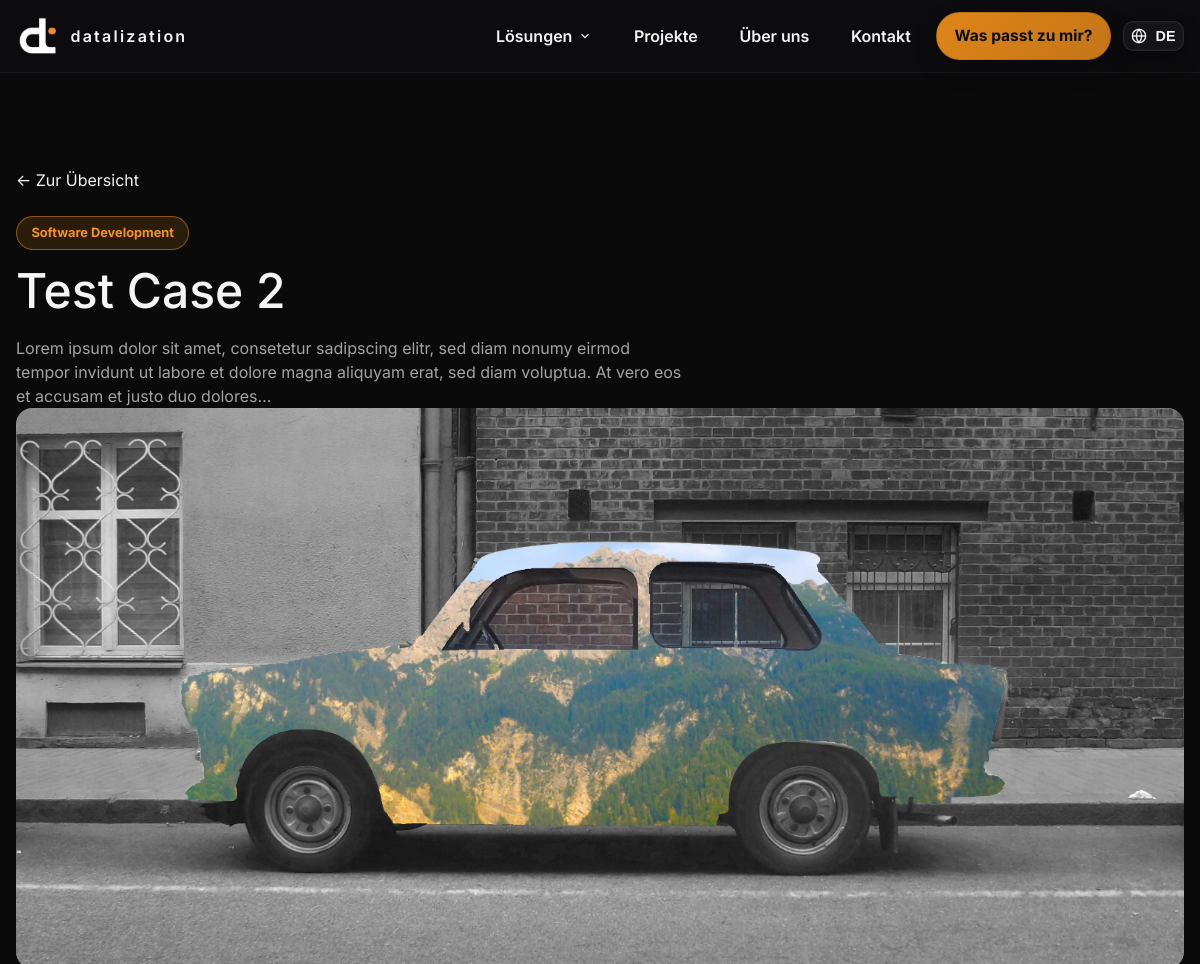
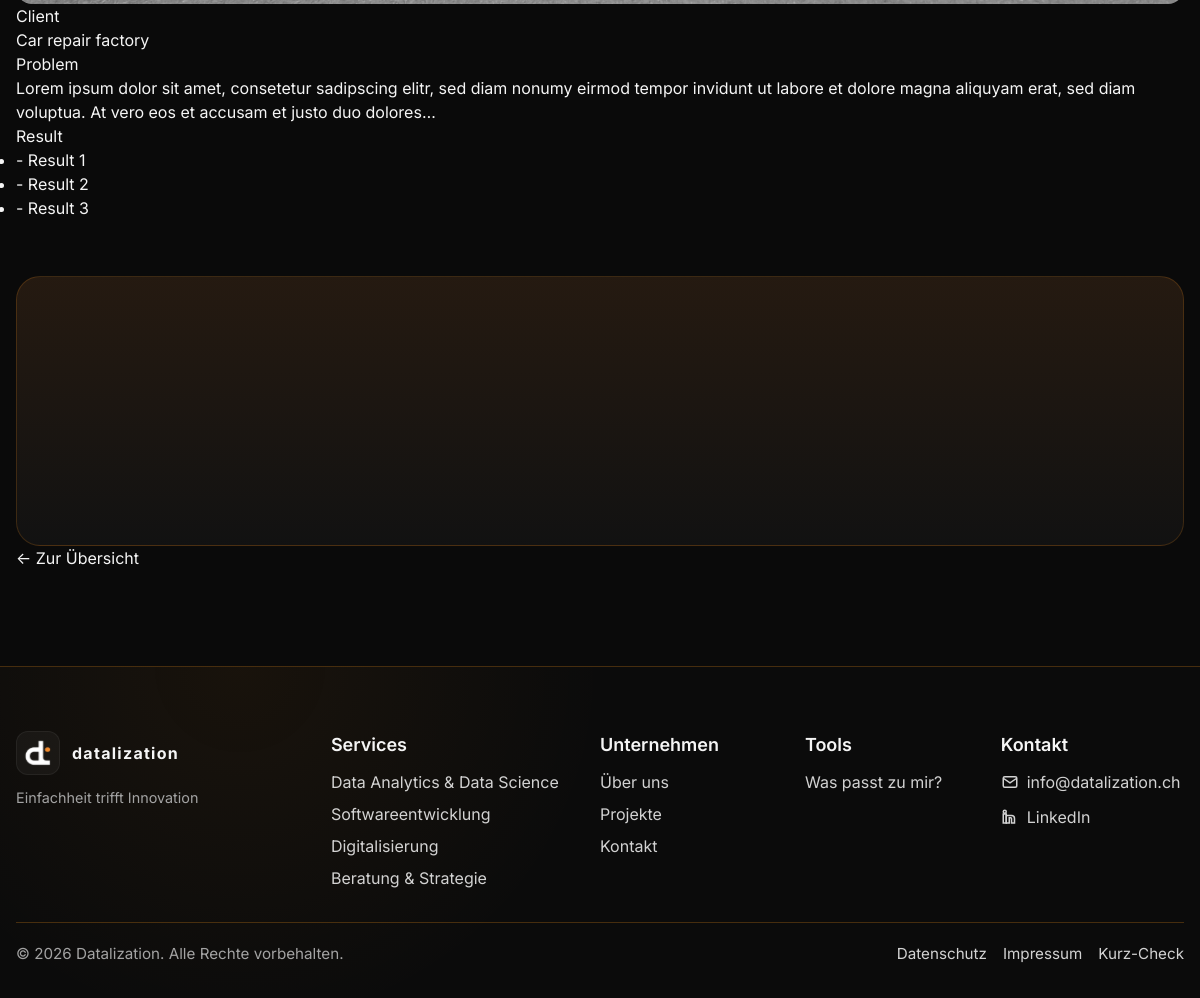
The page /de/cases/test-case-2/ on the database its author committed (2 pictures, top to bottom).
### web/models.py (models this page shows, shortened)
class CaseStudy(models.Model):
    title       = models.CharField(max_length=160)
    category    = models.CharField(max_length=80, blank=True)
    slug        = models.SlugField(unique=True, blank=True)
    summary     = models.TextField(blank=True)
    client_brief   = models.TextField(_("Client"), blank=True,
        help_text=_("Kurzbeschreibung des Kunden (keine Namen)."))
    problem_brief  = models.TextField(_("Problem"), blank=True,
        help_text=_("Welches Problem/Engpass bestand?"))
    result_points  = models.TextField(_("Result (Bullet points)"), blank=True,
        help_text=_("Eine Aufzählung, je Zeile ein Punkt."))
    preview_animation = models.FileField(upload_to="cases/previews/", blank=True, null=True)
    image       = models.ImageField(upload_to="cases/", blank=True, null=True)
    date        = models.DateField()
    published   = models.BooleanField(
        _("Aktiv"),
        default=True,
        help_text=_("Steuert, ob diese Case Study auf der Website angezeigt wird."),
    )
    kpis        = models.JSONField(blank=True, null=True)
    tech_stack  = models.CharField(max_length=255, blank=True)
    def result_list(self):
        if not self.result_points:
            return []
        return [ln.strip() for ln in self.result_points.splitlines() if ln.strip()]
    @property
    def safe_image_url(self):
        if not self.image or not getattr(self.image, "name", ""):
            return ""
        try:
            if not self.image.storage.exists(self.image.name):
                return ""
            return self.image.url
        except Exception:
            return ""
    class Meta:
        ordering = ["-date"]

### web/views.py (the view)
# urls.py: path("cases/<slug:slug>/", views.case_detail, name="case_detail"),
def case_detail(request, slug):
    case = get_object_or_404(CaseStudy, slug=slug, published=True)
    results_list = case.result_list()
    return render(request, "case_detail.html", {
        "case": case,
        "results_list": results_list,
    })

### web/templates/case_detail.html (shortened to what this page needs)
{% extends "base.html" %}
{% load i18n static %}
{% block content %}
<div class="min-h-screen bg-background text-foreground">
  <section class="section">
    <div class="container mx-auto px-4 py-16">
      <nav class="mb-6">
        <a class="btn-link" href="{% url 'web:cases' %}">← {% trans "Zur Übersicht" %}</a>
      </nav>
      <header class="mb-10">
        {% if case.category %}
          <div class="mb-3">
            <span class="badge-primary">{{ case.category }}</span>
          </div>
        {% endif %}
        <h1 class="section-title mb-3">
          {{ case.title }}
        </h1>
        {% if case.summary %}
          <p class="text-muted max-w-2xl">
            {{ case.summary }}
          </p>
        {% endif %}
      </header>
      {% if case.safe_image_url %}
        <div class="mb-10">
          <img class="case-hero-img" src="{{ case.safe_image_url }}" alt="{{ case.title }}">
        </div>
      {% endif %}
      <section class="cpr-grid cpr-grid--detail mb-10">
        <div class="cpr-col">
          <div class="cpr-title">{% trans "Client" %}</div>
          <p>{{ case.client_brief|default:"–"|linebreaksbr }}</p>
        </div>
        <div class="cpr-col">
          <div class="cpr-title">{% trans "Problem" %}</div>
          <p>{{ case.problem_brief|default:"–"|linebreaksbr }}</p>
        </div>
        <div class="cpr-col">
          <div class="cpr-title">{% trans "Result" %}</div>
          {% if case.result_list %}
            <ul class="cpr-list">
              {% for item in case.result_list %}
                <li>{{ item }}</li>
              {% endfor %}
            </ul>
          {% else %}
            <p>–</p>
          {% endif %}
        </div>
      </section>
      <section class="case-cta-wrap case-cta-wrap--compact">
      </section>
      <footer class="mt-10">
        <a class="btn-link" href="{% url 'web:cases' %}">← {% trans "Zur Übersicht" %}</a>
      </footer>
    </div>
  </section>
</div>
{% endblock %}

### rows shown on the page
CaseStudy: category "Software Development", title "Test Case 2", summary "Lorem ipsum dolor sit amet, consetetur sadipscing elitr, sed diam nonumy eirmod tempor invidunt ut labore et dolore magna aliquyam erat, sed diam voluptua. At vero eos et accusam et justo duo dolores…", safe_image_url (picture), client_brief "Car repair factory", problem_brief "Lorem ipsum dolor sit amet, consetetur sadipscing elitr, sed diam nonumy eirmod tempor invidunt ut labore et dolore magna aliquyam erat, sed diam voluptua. At vero eos et accusam et justo duo dolores…"

### other values the page prints
{{ item }} "- Result 1" "- Result 2" "- Result 3"
